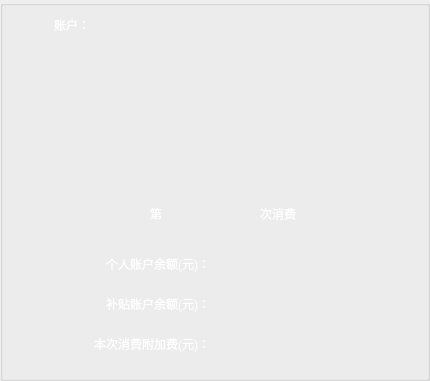
   <widget class="QGroupBox" name="groupBox_pannel">
    <property name="geometry">
     <rect>
      <x>10</x>
      <y>90</y>
      <width>430</width>
      <height>381</height>
     </rect>
    </property>
    <property name="styleSheet">
     <string notr="true">QGroupBox#groupBox_pannel{border:none;}
</string>
    </property>
    <property name="title">
     <string/>
    </property>
    <widget class="QLabel" name="label_cardNumber">
     <property name="geometry">
      <rect>
       <x>90</x>
       <y>10</y>
       <width>240</width>
       <height>30</height>
      </rect>
     </property>
     <property name="styleSheet">
      <string notr="true">color: rgb(255, 255, 255);
font: 500 14pt &quot;Ubuntu&quot;;</string>
     </property>
     <property name="lineWidth">
      <number>1</number>
     </property>
     <property name="text">
      <string/>
     </property>
    </widget>
    <widget class="QLabel" name="label_cardNumber_title">
     <property name="geometry">
      <rect>
       <x>10</x>
       <y>10</y>
       <width>80</width>
       <height>30</height>
      </rect>
     </property>
     <property name="styleSheet">
      <string notr="true">color: rgb(255, 255, 255);
font: 500 16pt &quot;Ubuntu&quot;;</string>
     </property>
     <property name="lineWidth">
      <number>1</number>
     </property>
     <property name="text">
      <string>账户：</string>
     </property>
     <property name="alignment">
      <set>Qt::AlignRight|Qt::AlignTrailing|Qt::AlignVCenter</set>
     </property>
    </widget>
    <widget class="QGroupBox" name="groupBox_consumeMesBg">
     <property name="geometry">
      <rect>
       <x>0</x>
       <y>179</y>
       <width>435</width>
       <height>201</height>
      </rect>
     </property>
     <property name="styleSheet">
      <string notr="true">border:none;</string>
     </property>
     <property name="title">
      <string/>
     </property>
     <widget class="QLabel" name="label_remainMoney">
      <property name="geometry">
       <rect>
        <x>210</x>
        <y>70</y>
        <width>220</width>
        <height>30</height>
       </rect>
      </property>
      <property name="styleSheet">
       <string notr="true">color: rgb(255, 255, 255);
font: 500 20pt &quot;Ubuntu&quot;;</string>
      </property>
      <property name="lineWidth">
       <number>1</number>
      </property>
      <property name="text">
       <string/>
      </property>
     </widget>
     <widget class="QLabel" name="label_consumeTimes_title1">
      <property name="geometry">
       <rect>
        <x>150</x>
        <y>20</y>
        <width>30</width>
        <height>30</height>
       </rect>
      </property>
      <property name="styleSheet">
       <string notr="true">color: rgb(255, 255, 255);
font: 500 16pt &quot;Ubuntu&quot;;</string>
      </property>
      <property name="lineWidth">
       <number>1</number>
      </property>
      <property name="text">
       <string>第</string>
      </property>
     </widget>
     <widget class="QLabel" name="label_remainMoney_title">
      <property name="geometry">
       <rect>
        <x>10</x>
        <y>70</y>
        <width>200</width>
        <height>30</height>
       </rect>
      </property>
      <property name="styleSheet">
       <string notr="true">color: rgb(255, 255, 255);
font: 500 16pt &quot;Ubuntu&quot;;</string>
      </property>
      <property name="lineWidth">
       <number>1</number>
      </property>
      <property name="text">
       <string>个人账户余额(元)：</string>
      </property>
      <property name="alignment">
       <set>Qt::AlignRight|Qt::AlignTrailing|Qt::AlignVCenter</set>
      </property>
     </widget>
     <widget class="QLabel" name="label_consumeTimes">
      <property name="geometry">
       <rect>
        <x>180</x>
        <y>20</y>
        <width>80</width>
        <height>30</height>
       </rect>
      </property>
      <property name="styleSheet">
       <string notr="true">color: rgb(255, 255, 255);
font: 400 20pt &quot;Ubuntu&quot;;</string>
      </property>
      <property name="lineWidth">
       <number>1</number>
      </property>
      <property name="text">
       <string/>
      </property>
      <property name="alignment">
       <set>Qt::AlignCenter</set>
      </property>
     </widget>
     <widget class="QLabel" name="label_consumeTimes_title2">
      <property name="geometry">
       <rect>
        <x>260</x>
        <y>20</y>
        <width>71</width>
        <height>30</height>
       </rect>
      </property>
      <property name="styleSheet">
       <string notr="true">color: rgb(255, 255, 255);
font: 500 16pt &quot;Ubuntu&quot;;</string>
      </property>
      <property name="lineWidth">
       <number>1</number>
      </property>
      <property name="text">
       <string>次消费</string>
      </property>
     </widget>
     <widget class="QLabel" name="label_secAccoMoney">
      <property name="geometry">
       <rect>
        <x>210</x>
        <y>110</y>
        <width>220</width>
        <height>30</height>
       </rect>
      </property>
      <property name="styleSheet">
       <string notr="true">color: rgb(255, 255, 255);
font: 500 20pt &quot;Ubuntu&quot;;</string>
      </property>
      <property name="lineWidth">
       <number>1</number>
      </property>
      <property name="text">
       <string/>
      </property>
     </widget>
     <widget class="QLabel" name="label_secAccoMoney_title">
      <property name="geometry">
       <rect>
        <x>10</x>
        <y>110</y>
        <width>200</width>
        <height>30</height>
       </rect>
      </property>
      <property name="styleSheet">
       <string notr="true">color: rgb(255, 255, 255);
font: 500 16pt &quot;Ubuntu&quot;;</string>
      </property>
      <property name="lineWidth">
       <number>1</number>
      </property>
      <property name="text">
       <string>补贴账户余额(元)：</string>
      </property>
      <property name="alignment">
       <set>Qt::AlignRight|Qt::AlignTrailing|Qt::AlignVCenter</set>
      </property>
     </widget>
     <widget class="QLabel" name="label_manageFee">
      <property name="geometry">
       <rect>
        <x>210</x>
        <y>150</y>
        <width>220</width>
        <height>30</height>
       </rect>
      </property>
      <property name="styleSheet">
       <string notr="true">color: rgb(255, 255, 255);
font: 500 20pt &quot;Ubuntu&quot;;</string>
      </property>
      <property name="lineWidth">
       <number>1</number>
      </property>
      <property name="text">
       <string/>
      </property>
     </widget>
     <widget class="QLabel" name="label_manageFee_title">
      <property name="geometry">
       <rect>
        <x>10</x>
        <y>150</y>
        <width>200</width>
        <height>30</height>
       </rect>
      </property>
      <property name="styleSheet">
       <string notr="true">color: rgb(255, 255, 255);
font: 500 14pt &quot;Ubuntu&quot;;</string>
      </property>
      <property name="lineWidth">
       <number>1</number>
      </property>
      <property name="text">
       <string>本次消费附加费(元)：</string>
      </property>
      <property name="alignment">
       <set>Qt::AlignRight|Qt::AlignTrailing|Qt::AlignVCenter</set>
      </property>
     </widget>
    </widget>
   </widget>
